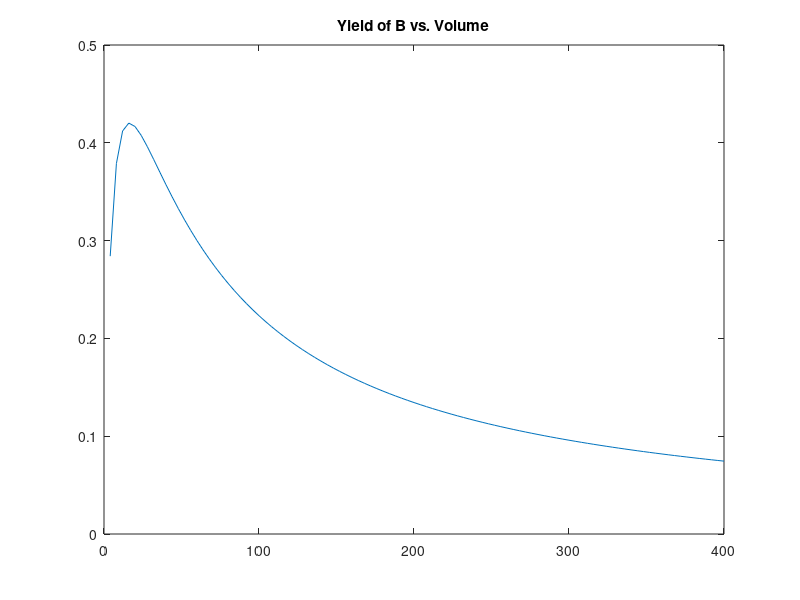

Write MATLAB code to recreate this figure.
% Practical 1
% Exercise  3

% Reactions in Parallel in a CSTR

close all
clear variables
clc

% -------------------------------------------------------------------------
% Data
% -------------------------------------------------------------------------

SC = [-1 -1; 1 0; 0 1];

Q = 4;          % [liter/min]
Cin = 2;        % [mol/liter]
CAin = Cin;

k1 = 0.5;           % [1/min]
k2 = 0.1;           % [1/min]

X_target = 0.95;    % [-]

% -------------------------------------------------------------------------
% Solution 1: Incrementing The Residence Time
% -------------------------------------------------------------------------

for tau = 1:100
    
    CA = CAin/(1 + (k1 + k2)*tau);
    CB = CA*k1*tau/(1 + k2*tau);    
    
    X = (CAin - CA)/CAin;
    
    if X >= X_target
        break
    end
end

Yb = CB/CAin;
Sb_a = CB/(CAin - CA);

V = tau*Q;

% -------------------------------------------------------------------------
% Results
% -------------------------------------------------------------------------

disp('Solution 1')
fprintf('X = %f [-] @ tau = %f [min]; V = %f [liter] \n', X, tau, V)
fprintf('Yb = %f [-]; Sb_a = %f [-] \n', Yb, Sb_a);

% -------------------------------------------------------------------------
% Solution 2: Explicit Solution
% -------------------------------------------------------------------------

X = X_target;
CA = (1 - X)*CAin;
tau = (CAin - CA)/(k1 + k2)/CA;

Yb = CB/CAin;
Sb_a = CB/(CAin - CA);

V = tau*Q;

% -------------------------------------------------------------------------
% Results
% -------------------------------------------------------------------------

disp('Solution 2')
fprintf('X = %f [-] @ tau = %f [min]; V = %f [liter] \n', X, tau, V)
fprintf('Yb = %f [-]; Sb_a = %f [-] \n', Yb, Sb_a);

% -------------------------------------------------------------------------
% Maximize Yb
% -------------------------------------------------------------------------

CA = zeros(1, 100);
CB = zeros(1, 100);
tau = 1:100;

for ii = 1:100
 
    CA(ii) = CAin/(1 + (k1 + k2)*tau(ii));
    CB(ii) = CA(ii)*k1*tau(ii)/(1 + k2*tau(ii));    
    
    X(ii) = (CAin - CA(ii))/CAin;
    
end

Yb = CB/CAin;
Sb_a = CB./(CAin - CA);

V = tau*Q;

% -------------------------------------------------------------------------
% Results
% -------------------------------------------------------------------------

[maxYb, ii_max] = max(Yb);
tau_max = tau(ii_max);
V_max = V(ii_max);

disp('Maximize Yb')
fprintf('YB max = %f [-] @ tau = %f [min], V = %f [liter] \n', maxYb, tau_max, V_max)

% -------------------------------------------------------------------------
% Graphical Post Processing
% -------------------------------------------------------------------------

figure 
plot(V, Yb)
title('Yield of B vs. Volume')

% -------------------------------------------------------------------------
% Functions
% -------------------------------------------------------------------------
